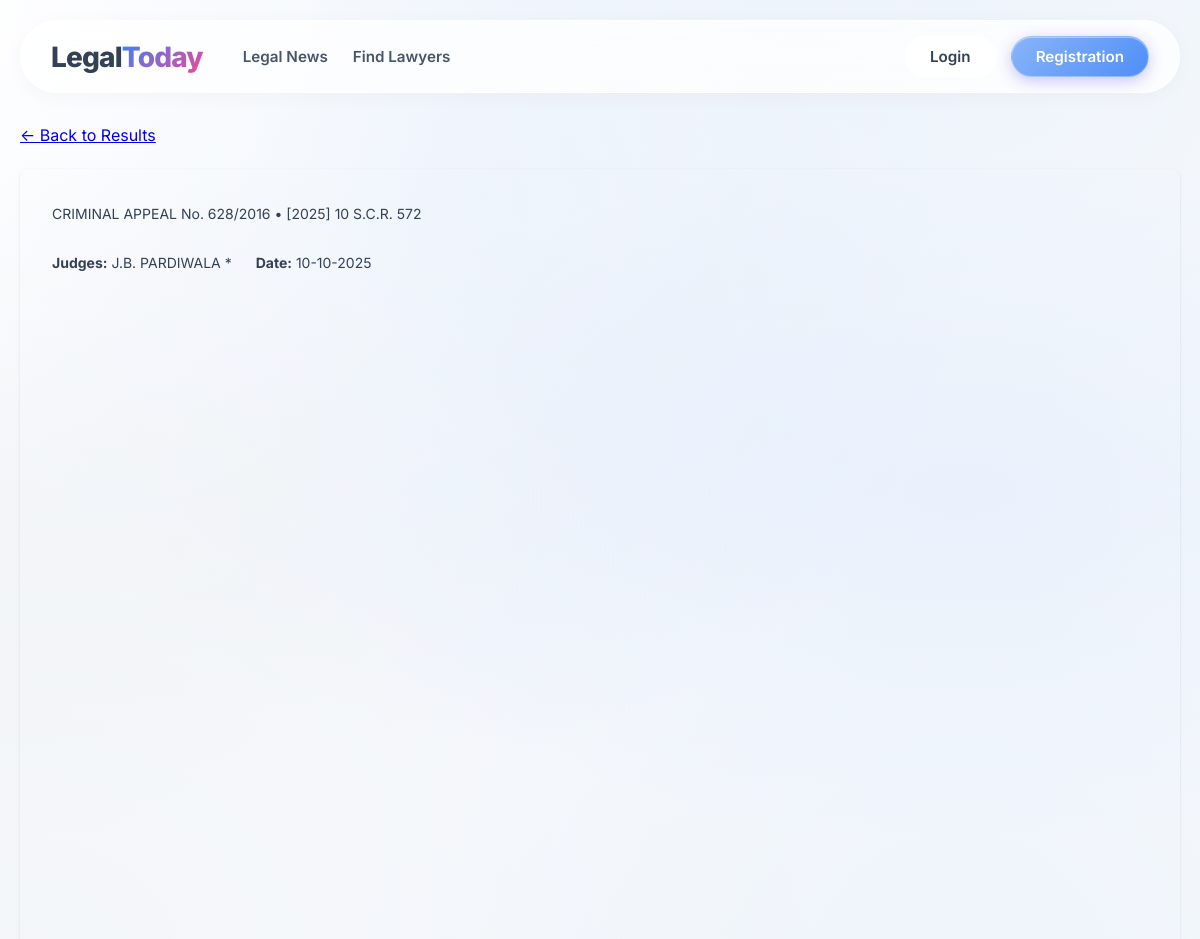
/doc_view/1, run on the app's committed database.
### tables this page shows
CREATE TABLE cases (
        id INTEGER PRIMARY KEY AUTOINCREMENT, 
        case_title TEXT NOT NULL, 
        citation TEXT, 
        judges TEXT, 
        judgement_date TEXT, 
        case_id TEXT, 
        bench TEXT, 
        pdf_path TEXT, 
        snippet TEXT,
        embedding TEXT
    );

### app.py (the view)
@app.route('/doc_view/<id>')
def doc_view(id):
    conn = get_db_connection()
    cursor = conn.cursor()
    cursor.execute('SELECT case_id, case_title, citation, judgement_date, judges, pdf_path FROM cases WHERE id = ?', (id,))
    case_data = cursor.fetchone()
    conn.close()
    if not case_data:
        return "Document not found", 404
    judges_list = case_data['judges'].replace("Coram : ","").split(',') if case_data['judges'] else []
    data = {
        "id": id,
        "case_id": case_data['case_id'],
        "title": case_data['case_title'],
        "citation": case_data['citation'],
        "judgement_date": case_data['judgement_date'],
        "judges": judges_list,
        "pdf_path": "../" + (case_data['pdf_path'] if case_data['pdf_path'] else "")
    }
    return render_template("Doc_view_page.html", case=data, login_status=session.get("login_status", False), name=session.get("name"))

### app.py (called while the page is built)
def get_db_connection():
    conn = sqlite3.connect('users.db')
    conn.row_factory = sqlite3.Row
    return conn

### templates/Doc_view_page.html (shortened to what this page needs)
<!DOCTYPE html>
<html lang="en">
<head>
    <link rel="stylesheet" href="../static/css/styles.css">
    <link rel="stylesheet" href="../static/css/layout.css">
    <link rel="stylesheet" href="../static/css/buttons.css">
    <link rel="stylesheet" href="../static/css/content.css">
    <link rel="stylesheet" href="../static/css/form.css">
    <link rel="stylesheet" href="../static/css/auth.css">
    <link rel="stylesheet" href="../static/css/results.css">
    <link rel="stylesheet" href="../static/css/documents.css">
    <link rel="stylesheet" href="../static/css/user.css">
</head>
<body>
    <div class="page-container">
        <div class="content-wrapper">
           <header class="header">
                <a href="{{ url_for('index') }}" class="logo">Legal<span>Today</span></a>
                <nav class="header-nav">
                    <a href="{{ url_for('news') }}">Legal News</a>
                    <a href="{{ url_for('lawyers') }}">Find Lawyers</a>
                </nav>
                <div class="header-right">
                    {% if login_status==False %}
                    <div class="header-buttons">
                        <button id="login-but" class="button-l">Login</button>
                        <button id="register-but" class="button-r">Registration</button>
                    </div>
                    {% endif %}
                </div>
            </header>
            <main class="main-content">
                <section class="d-section">
                        <div class="d-toolbar">
                             <a href="javascript:history.back()" class="link">&larr; Back to Results</a>
                        </div>
                        <article id="d-content" class="d-content">
                            <header class="d-header">
                                <p id="doc-citation" class="citation">{{ case.case_id if case else '' }} • {{ case.citation if case else '' }}</p>
                                <div class="metadata">
                                    <div><strong>Judges:</strong> <span id="doc-judges">{{ ', '.join(case.judges) if case else '' }}</span></div>
                                    <div><strong>Date:</strong> <span id="doc-date">{{ case.judgement_date if case else ''}}</span></div>
                                </div>
                            </header>
                            <div id="doc-full-text" class="d-body">
                                  <iframe src="{{ case.pdf_path }}" width="100%" height="600px" style="border: none;"></iframe>
                            </div>
                        </article>
                </section>
            </main>
        </div>
    </div>
</body>
</html>

### static/css/styles.css (style rules this page uses)
:root { --glass-bg: rgba(255, 255, 255, 0.85); --glass-border: rgba(226, 232, 240, 0.8); --glass-shadow: 0 4px 6px -1px rgba(0, 0, 0, 0.1); --glass-blur: blur(16px); --color-primary: #3b82f6; --color-primary-hover: #2563eb; --color-text-main: #334155; --color-text-muted: #64748b; --color-danger: #ef4444; --font-family: 'Inter', system-ui, -apple-system, sans-serif; --radius-lg: 20px; --radius-md: 16px; --radius-sm: 10px; }
body { font-family: var(--font-family); margin: 0; padding: 0; color: var(--color-text-main); background-color: #f8fafc; background-image: radial-gradient(at 40% 20%, rgba(59, 130, 246, 0.05) 0px, transparent 50%), radial-gradient(at 80% 0%, rgba(59, 130, 246, 0.05) 0px, transparent 50%), radial-gradient(at 0% 50%, rgba(148, 163, 184, 0.05) 0px, transparent 50%), radial-gradient(at 80% 50%, rgba(59, 130, 246, 0.05) 0px, transparent 50%), radial-gradient(at 0% 100%, rgba(148, 163, 184, 0.05) 0px, transparent 50%), radial-gradient(at 80% 100%, rgba(59, 130, 246, 0.05) 0px, transparent 50%), radial-gradient(at 0% 0%, rgba(255, 255, 255, 0.8) 0px, transparent 50%); background-attachment: fixed; background-size: cover; min-height: 100vh; }

### static/css/layout.css (style rules this page uses)
.page-container { min-height: 100vh; display: flex; flex-direction: column; align-items: center; padding: 0 20px; }
.content-wrapper { width: 100%; max-width: 1200px; margin-top: 20px; margin-bottom: 40px; }
.header { display: flex; align-items: center; padding: 15px 30px; margin-bottom: 30px; background: rgba(255, 255, 255, 0.75); backdrop-filter: blur(20px); -webkit-backdrop-filter: blur(20px); border: 1px solid rgba(255, 255, 255, 0.9); box-shadow: 0 4px 20px rgba(0,0,0,0.03); border-radius: 100px; position: sticky; top: 20px; z-index: 100; }
.logo { font-size: 1.75rem; font-weight: 800; letter-spacing: -0.03em; color: var(--color-text-main); text-decoration: none; display: flex; align-items: center; margin-right: 40px; white-space: nowrap; }
.logo span { color: var(--color-primary); background: linear-gradient(135deg, var(--color-primary) 0%, #ec4899 100%); -webkit-background-clip: text; -webkit-text-fill-color: transparent; }
.header-nav { display: flex; gap: 25px; margin-right: auto; }
.header-nav a { color: #475569; text-decoration: none; font-weight: 600; font-size: 0.95rem; transition: color 0.2s ease; }
.header-right { display: flex; align-items: center; gap: 15px; }
.header-buttons { display: flex; gap: 15px; align-items: center; }
.main-content { width: 100%; animation: fadeIn 0.6s ease-out; }

### static/css/buttons.css (style rules this page uses)
button, .button-l, .button-r, .button-primary { font-family: var(--font-family); cursor: pointer; border: none; outline: none; transition: all 0.3s cubic-bezier(0.4, 0, 0.2, 1); }
.button-r, .button-primary { background: linear-gradient(135deg, rgba(255,255,255,0.4) 0%, rgba(255,255,255,0.1) 100%), var(--color-primary); backdrop-filter: blur(10px); border: 1px solid rgba(255, 255, 255, 0.3); box-shadow: 0 4px 15px rgba(79, 70, 229, 0.3), inset 0 1px 0 rgba(255,255,255,0.4); color: white; font-weight: 600; padding: 10px 24px; border-radius: 50px; font-size: 0.95rem; text-decoration: none; display: inline-block; }
.button-l { background: rgba(255, 255, 255, 0.5); backdrop-filter: blur(8px); border: 1px solid rgba(255, 255, 255, 0.6); color: var(--color-text-main); font-weight: 600; padding: 10px 24px; border-radius: 50px; font-size: 0.95rem; text-decoration: none; display: inline-block; }

### static/css/content.css (style rules this page uses)
.main-content { margin-top: 2rem; }

### static/css/documents.css (style rules this page uses)
.d-toolbar { margin-bottom: 1.5rem; }
.d-content { background-color: var(--color-surface-light); padding: 2rem; border-radius: 0.5rem; box-shadow: 0 1px 3px rgba(0, 0, 0, 0.1); }
.d-header .citation { font-size: 0.875rem; color: var(--color-muted-light); margin-top: 0.25rem; margin-bottom: 1rem; }
.metadata { display: flex; flex-wrap: wrap; gap: 1.5rem; font-size: 0.875rem; padding: 1rem 0; border-top: 1px solid var(--color-border-light); border-bottom: 1px solid var(--color-border-light); margin-bottom: 1.5rem; }
.d-body { line-height: 1.7; text-align: justify; }

### data on the page
cases: case "CRIMINAL APPEAL No. 628/2016", citation "[2025] 10 S.C.R. 572", judgement_date "10-10-2025"

### other printed values
{{ ', '.join(case.judges) if case else '' }} "J.B. PARDIWALA *"
